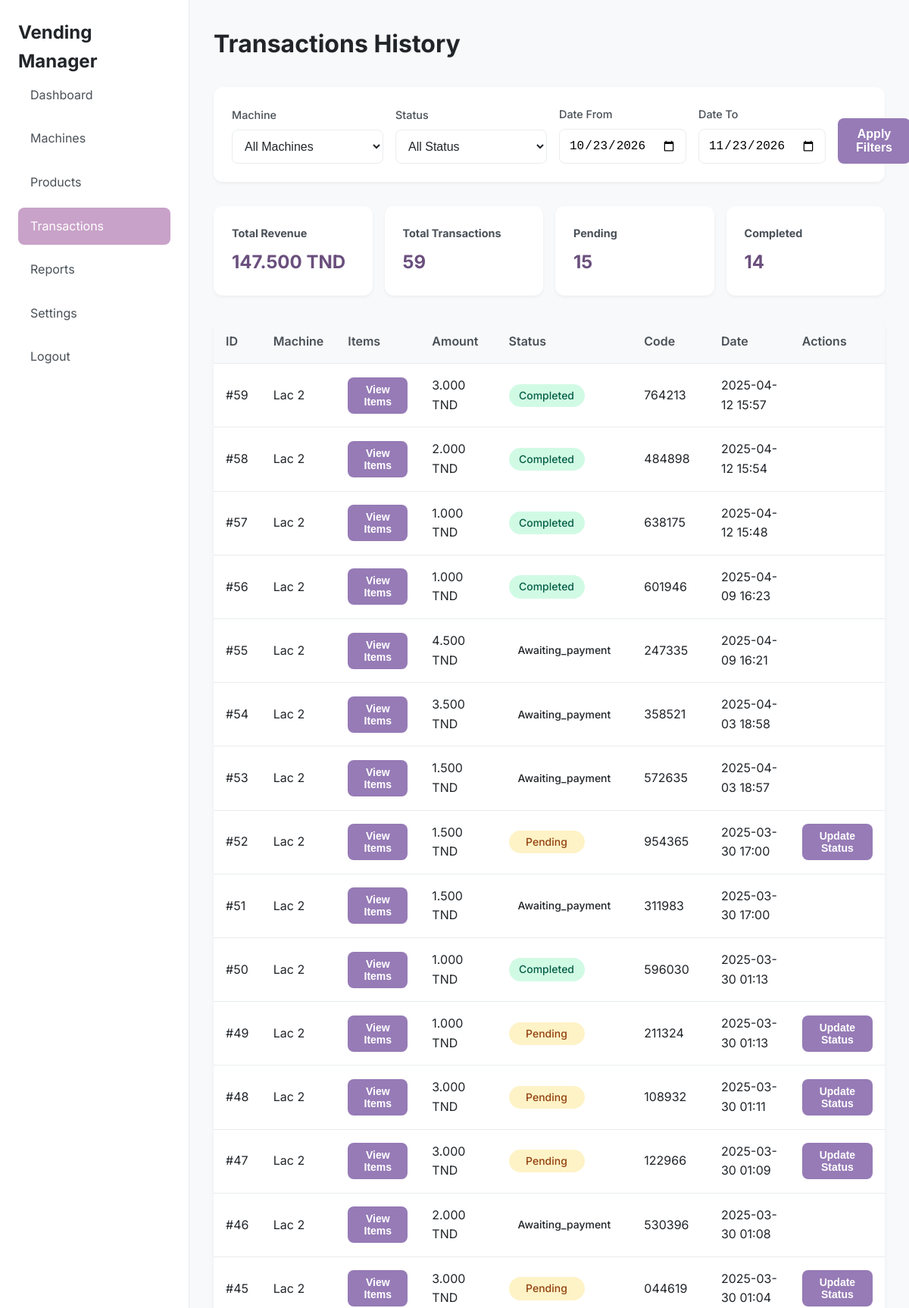
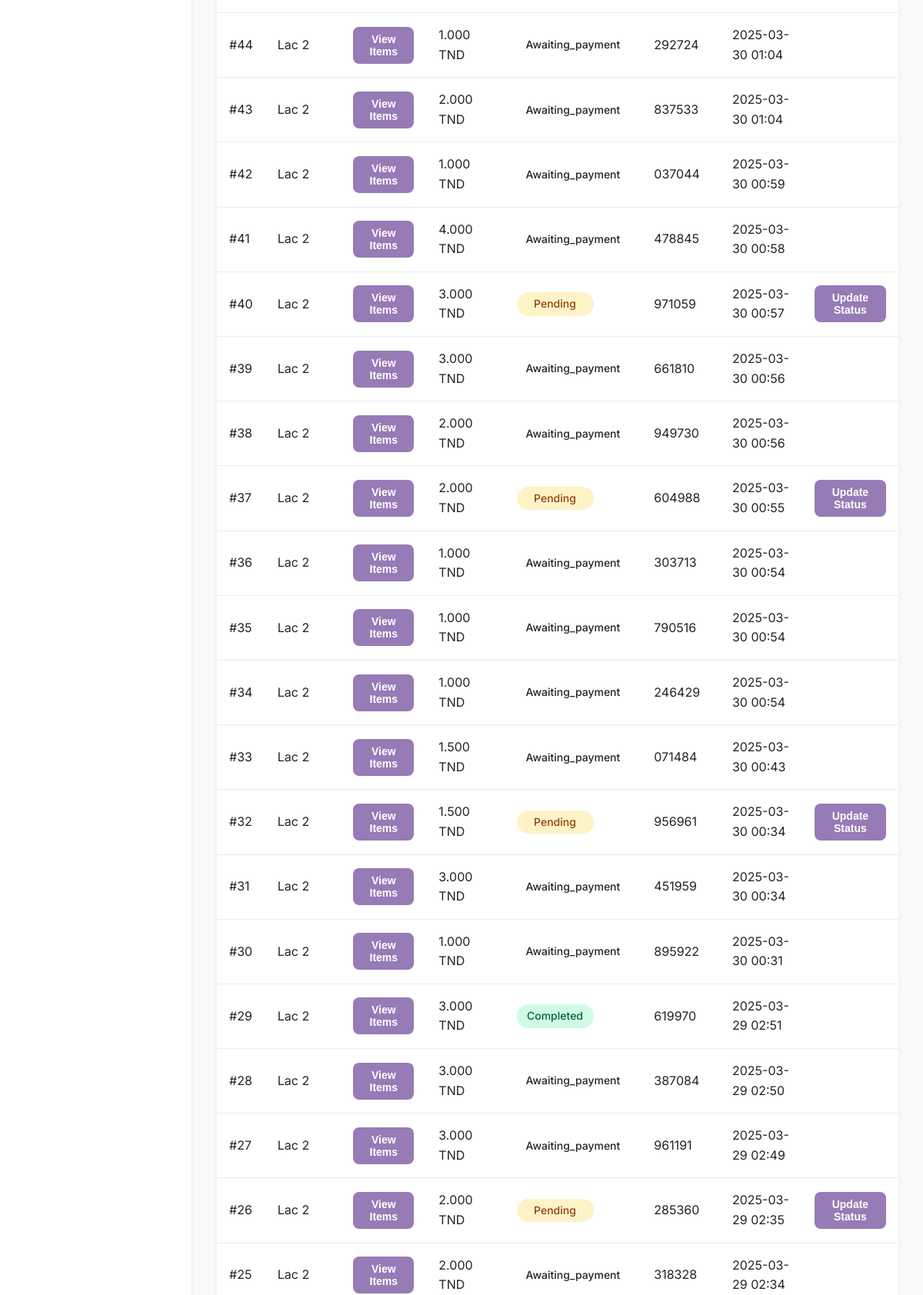
The page /manager/transactions.php (signed in, upper part) on the database its author committed (2 pictures, top to bottom).
### tables this page shows
CREATE TABLE `transactions` (
  `id` int(11) NOT NULL,
  `machine_id` int(11) NOT NULL,
  `session_id` varchar(100) NOT NULL,
  `total_amount` decimal(10,3) NOT NULL,
  `status` varchar(100) NOT NULL DEFAULT 'pending',
  `unique_code` varchar(10) NOT NULL,
  `items` longtext NOT NULL CHECK (json_valid(`items`)),
  `payment_method` varchar(20) DEFAULT 'online',
  `customer_name` varchar(100) DEFAULT NULL,
  `customer_phone` varchar(20) DEFAULT NULL,
  `created_at` timestamp NOT NULL DEFAULT current_timestamp()
);

CREATE TABLE `vending_machines` (
  `id` int(11) NOT NULL,
  `location` varchar(255) NOT NULL,
  `qr_code` varchar(100) NOT NULL,
  `status` enum('active','inactive','maintenance') NOT NULL DEFAULT 'active',
  `last_maintenance` datetime DEFAULT NULL,
  `last_restock` datetime DEFAULT NULL,
  `total_revenue` decimal(10,3) DEFAULT 0.000,
  `manager_id` int(11) DEFAULT NULL,
  `created_at` timestamp NOT NULL DEFAULT current_timestamp()
);

### manager/transactions.php (the view, shortened to what this page needs)
<?php
require_once 'includes/header.php';
$date_from = isset($_GET['date_from']) ? $_GET['date_from'] : null;
$date_to = isset($_GET['date_to']) ? $_GET['date_to'] : null;
$query = "
    SELECT
        t.*,
        v.location as machine_location
    FROM transactions t
    JOIN vending_machines v ON t.machine_id = v.id
";
$query .= " ORDER BY t.created_at DESC";
$stmt = $conn->prepare($query);
$stmt->execute();
$transactions = $stmt->get_result();
$total_amount = 0;
$status_counts = ['pending' => 0, 'completed' => 0, 'failed' => 0];
?>
<div class="page-header">
    <h1>Transactions History</h1>
</div>
<div class="filters-section">
    <form method="GET" class="filters-form">
        <div class="filter-group">
            <label for="machine">Machine</label>
            <select name="machine" id="machine" class="form-select">
                <option value="">All Machines</option>
            </select>
        </div>
        <div class="filter-group">
            <label for="status">Status</label>
            <select name="status" id="status" class="form-select">
                <option value="">All Status</option>
            </select>
        </div>
        <div class="filter-group">
            <label for="date_from">Date From</label>
            <input type="date" name="date_from" id="date_from" value="<?php echo $date_from; ?>" class="form-input">
        </div>
        <div class="filter-group">
            <label for="date_to">Date To</label>
            <input type="date" name="date_to" id="date_to" value="<?php echo $date_to; ?>" class="form-input">
        </div>
        <button type="submit" class="btn-primary">Apply Filters</button>
    </form>
</div>
<div class="summary-cards">
    <?php
    $transactions_data = $transactions->fetch_all(MYSQLI_ASSOC);
    foreach ($transactions_data as $transaction) {
        $total_amount += $transaction['total_amount'];
        $status_counts[$transaction['status']]++;
    }
    ?>
    <div class="summary-card">
        <h3>Total Revenue</h3>
        <div class="value"><?php echo number_format($total_amount, 3); ?> TND</div>
    </div>
    <div class="summary-card">
        <h3>Total Transactions</h3>
        <div class="value"><?php echo count($transactions_data); ?></div>
    </div>
    <div class="summary-card">
        <h3>Pending</h3>
        <div class="value"><?php echo $status_counts['pending']; ?></div>
    </div>
    <div class="summary-card">
        <h3>Completed</h3>
        <div class="value"><?php echo $status_counts['completed']; ?></div>
    </div>
</div>
<div class="table-responsive">
    <table class="data-table">
        <thead>
            <tr>
                <th>ID</th>
                <th>Machine</th>
                <th>Items</th>
                <th>Amount</th>
                <th>Status</th>
                <th>Code</th>
                <th>Date</th>
                <th>Actions</th>
            </tr>
        </thead>
        <tbody>
            <?php foreach ($transactions_data as $transaction): ?>
            <tr>
                <td>#<?php echo $transaction['id']; ?></td>
                <td><?php echo htmlspecialchars($transaction['machine_location']); ?></td>
                <td>
                    <button onclick="showItems('<?php echo htmlspecialchars($transaction['items']); ?>')" class="btn-small">
                        View Items
                    </button>
                </td>
                <td><?php echo number_format($transaction['total_amount'], 3); ?> TND</td>
                <td>
                    <span class="status-badge status-<?php echo $transaction['status']; ?>">
                        <?php echo ucfirst($transaction['status']); ?>
                    </span>
                </td>
                <td><?php echo $transaction['unique_code']; ?></td>
                <td><?php echo date('Y-m-d H:i', strtotime($transaction['created_at'])); ?></td>
                <td>
                    <?php if ($transaction['status'] === 'pending'): ?>
                    <button onclick="updateStatus(<?php echo $transaction['id']; ?>)" class="btn-small">
                        Update Status
                    </button>
                    <?php endif; ?>
                </td>
            </tr>
            <?php endforeach; ?>
        </tbody>
    </table>
</div>
<?php require_once 'includes/footer.php'; ?>

### manager/assets/css/dashboard.css (style rules this page uses)
:root { --lavender: #967bb6; --lavender-light: #c8a2c8; --lavender-dark: #6a4f7d; --gray-100: #f8f9fa; --gray-200: #e9ecef; --gray-500: #adb5bd; --gray-700: #495057; --gray-900: #212529; }
* { margin: 0; padding: 0; box-sizing: border-box; }
body { font-family: 'Inter', system-ui, -apple-system, sans-serif; line-height: 1.6; color: var(--gray-900); background-color: var(--gray-100); }
button { background: var(--lavender); color: white; border: none; padding: 0.75rem 1.5rem; border-radius: 8px; cursor: pointer; width: 100%; font-weight: 600; font-size: 1rem; transition: background-color 0.2s ease; }
.data-table { width: 100%; background: white; border-radius: 12px; overflow: hidden; box-shadow: 0 2px 4px rgba(0, 0, 0, 0.05); }
.data-table th, .data-table td { padding: 1rem; text-align: left; border-bottom: 1px solid var(--gray-200); }
.data-table th { background: var(--gray-100); font-weight: 600; color: var(--gray-700); }
.page-header { display: flex; justify-content: space-between; align-items: center; margin-bottom: 2rem; }
.btn-primary { background: var(--lavender); color: white; border: none; padding: 0.75rem 1.5rem; border-radius: 8px; cursor: pointer; font-weight: 600; transition: background-color 0.2s ease; }
.btn-small { padding: 0.5rem 1rem; font-size: 0.875rem; }
.status-badge { padding: 0.25rem 0.75rem; border-radius: 1rem; font-size: 0.875rem; font-weight: 500; }
.table-responsive { overflow-x: auto; margin-bottom: 2rem; border-radius: 12px; box-shadow: 0 4px 6px rgba(0, 0, 0, 0.05); }
.data-table { width: 100%; border-collapse: collapse; background: white; }
.data-table th { background: var(--gray-100); font-weight: 600; color: var(--gray-700); white-space: nowrap; }
.data-table td { vertical-align: middle; }
.form-select { padding: 0.75rem; border: 1px solid var(--gray-200); border-radius: 8px; background: white; color: var(--gray-900); font-size: 1rem; min-width: 200px; }
.filters-section { background: white; padding: 1.5rem; border-radius: 12px; margin-bottom: 2rem; box-shadow: 0 2px 4px rgba(0, 0, 0, 0.05); }
.filters-form { display: grid; grid-template-columns: repeat(auto-fit, minmax(200px, 1fr)); gap: 1rem; align-items: end; }
.filter-group { display: flex; flex-direction: column; gap: 0.5rem; }
.filter-group label { font-size: 0.9rem; color: var(--gray-700); font-weight: 500; }
.summary-cards { display: grid; grid-template-columns: repeat(auto-fit, minmax(200px, 1fr)); gap: 1rem; margin-bottom: 2rem; }
.summary-card { background: white; padding: 1.5rem; border-radius: 12px; box-shadow: 0 2px 4px rgba(0, 0, 0, 0.05); }
.summary-card h3 { font-size: 0.9rem; color: var(--gray-700); margin-bottom: 0.5rem; }
.summary-card .value { font-size: 1.5rem; font-weight: 700; color: var(--lavender-dark); }
.status-pending { background: #fef3c7; color: #92400e; }
.status-completed { background: #d1fae5; color: #065f46; }
.form-input { padding: 0.75rem; border: 1px solid var(--gray-200); border-radius: 8px; font-size: 1rem; transition: border-color 0.2s ease; width: 100%; }
.form-input[type="date"] { min-height: 42px; }
.data-table .status-badge { display: inline-block; min-width: 100px; text-align: center; }
.data-table tbody tr { transition: background-color 0.2s ease; }
.filters-form { display: flex; gap: 1rem; align-items: flex-end; }
.summary-card { transition: transform 0.2s ease; }
.data-table th { position: sticky; top: 0; background: var(--gray-100); z-index: 10; }

### rows shown on the page
transactions: id "59", machine.location "Lac 2", total_amount "3.000", status "Completed", unique_code "764213", created_at "2025-04-12 15:57"
transactions: id "58", machine.location "Lac 2", total_amount "2.000", status "Completed", unique_code "484898", created_at "2025-04-12 15:54"
transactions: id "57", machine.location "Lac 2", total_amount "1.000", status "Completed", unique_code "638175", created_at "2025-04-12 15:48"
transactions: id "56", machine.location "Lac 2", total_amount "1.000", status "Completed", unique_code "601946", created_at "2025-04-09 16:23"
transactions: id "55", machine.location "Lac 2", total_amount "4.500", status "Awaiting_payment", unique_code "247335", created_at "2025-04-09 16:21"
transactions: id "54", machine.location "Lac 2", total_amount "3.500", status "Awaiting_payment", unique_code "358521", created_at "2025-04-03 18:58"
transactions: id "53", machine.location "Lac 2", total_amount "1.500", status "Awaiting_payment", unique_code "572635", created_at "2025-04-03 18:57"
transactions: id "52", machine.location "Lac 2", total_amount "1.500", status "Pending", unique_code "954365", created_at "2025-03-30 17:00"
transactions: id "51", machine.location "Lac 2", total_amount "1.500", status "Awaiting_payment", unique_code "311983", created_at "2025-03-30 17:00"
transactions: id "50", machine.location "Lac 2", total_amount "1.000", status "Completed", unique_code "596030", created_at "2025-03-30 01:13"
transactions: id "49", machine.location "Lac 2", total_amount "1.000", status "Pending", unique_code "211324", created_at "2025-03-30 01:13"
transactions: id "48", machine.location "Lac 2", total_amount "3.000", status "Pending", unique_code "108932", created_at "2025-03-30 01:11"
transactions: id "47", machine.location "Lac 2", total_amount "3.000", status "Pending", unique_code "122966", created_at "2025-03-30 01:09"
transactions: id "46", machine.location "Lac 2", total_amount "2.000", status "Awaiting_payment", unique_code "530396", created_at "2025-03-30 01:08"
transactions: id "45", machine.location "Lac 2", total_amount "3.000", status "Pending", unique_code "044619", created_at "2025-03-30 01:04"
transactions: id "44", machine.location "Lac 2", total_amount "1.000", status "Awaiting_payment", unique_code "292724", created_at "2025-03-30 01:04"
transactions: id "43", machine.location "Lac 2", total_amount "2.000", status "Awaiting_payment", unique_code "837533", created_at "2025-03-30 01:04"
transactions: id "42", machine.location "Lac 2", total_amount "1.000", status "Awaiting_payment", unique_code "037044", created_at "2025-03-30 00:59"
transactions: id "41", machine.location "Lac 2", total_amount "4.000", status "Awaiting_payment", unique_code "478845", created_at "2025-03-30 00:58"
transactions: id "40", machine.location "Lac 2", total_amount "3.000", status "Pending", unique_code "971059", created_at "2025-03-30 00:57"
transactions: id "39", machine.location "Lac 2", total_amount "3.000", status "Awaiting_payment", unique_code "661810", created_at "2025-03-30 00:56"
transactions: id "38", machine.location "Lac 2", total_amount "2.000", status "Awaiting_payment", unique_code "949730", created_at "2025-03-30 00:56"
transactions: id "37", machine.location "Lac 2", total_amount "2.000", status "Pending", unique_code "604988", created_at "2025-03-30 00:55"
transactions: id "36", machine.location "Lac 2", total_amount "1.000", status "Awaiting_payment", unique_code "303713", created_at "2025-03-30 00:54"
transactions: id "35", machine.location "Lac 2", total_amount "1.000", status "Awaiting_payment", unique_code "790516", created_at "2025-03-30 00:54"
transactions: id "34", machine.location "Lac 2", total_amount "1.000", status "Awaiting_payment", unique_code "246429", created_at "2025-03-30 00:54"
transactions: id "33", machine.location "Lac 2", total_amount "1.500", status "Awaiting_payment", unique_code "071484", created_at "2025-03-30 00:43"
transactions: id "32", machine.location "Lac 2", total_amount "1.500", status "Pending", unique_code "956961", created_at "2025-03-30 00:34"
transactions: id "31", machine.location "Lac 2", total_amount "3.000", status "Awaiting_payment", unique_code "451959", created_at "2025-03-30 00:34"
transactions: id "30", machine.location "Lac 2", total_amount "1.000", status "Awaiting_payment", unique_code "895922", created_at "2025-03-30 00:31"
transactions: id "29", machine.location "Lac 2", total_amount "3.000", status "Completed", unique_code "619970", created_at "2025-03-29 02:51"
transactions: id "28", machine.location "Lac 2", total_amount "3.000", status "Awaiting_payment", unique_code "387084", created_at "2025-03-29 02:50"
transactions: id "27", machine.location "Lac 2", total_amount "3.000", status "Awaiting_payment", unique_code "961191", created_at "2025-03-29 02:49"
transactions: id "26", machine.location "Lac 2", total_amount "2.000", status "Pending", unique_code "285360", created_at "2025-03-29 02:35"
transactions: id "25", machine.location "Lac 2", total_amount "2.000", status "Awaiting_payment", unique_code "318328", created_at "2025-03-29 02:34"

### other values the page prints
$total_amount "147.500"
count($transactions_data) "59"
$status_counts['pending'] "15"
$status_counts['completed'] "14"
